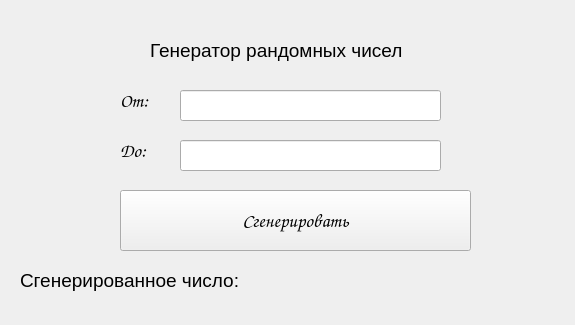
<?xml version="1.0" encoding="UTF-8"?>
<ui version="4.0">
 <class>MainWindow</class>
 <widget class="QMainWindow" name="MainWindow">
  <property name="geometry">
   <rect>
    <x>0</x>
    <y>0</y>
    <width>575</width>
    <height>325</height>
   </rect>
  </property>
  <property name="windowTitle">
   <string>Генератор рандомных чисел</string>
  </property>
  <widget class="QWidget" name="centralwidget">
   <widget class="QLineEdit" name="first">
    <property name="geometry">
     <rect>
      <x>180</x>
      <y>90</y>
      <width>261</width>
      <height>31</height>
     </rect>
    </property>
   </widget>
   <widget class="QLabel" name="label">
    <property name="geometry">
     <rect>
      <x>150</x>
      <y>30</y>
      <width>261</width>
      <height>41</height>
     </rect>
    </property>
    <property name="font">
     <font>
      <family>Arial</family>
      <pointsize>14</pointsize>
     </font>
    </property>
    <property name="text">
     <string>Генератор рандомных чисел</string>
    </property>
   </widget>
   <widget class="QLabel" name="label_2">
    <property name="geometry">
     <rect>
      <x>120</x>
      <y>90</y>
      <width>61</width>
      <height>21</height>
     </rect>
    </property>
    <property name="font">
     <font>
      <family>Comic Sans MS</family>
      <pointsize>14</pointsize>
     </font>
    </property>
    <property name="text">
     <string>От:</string>
    </property>
   </widget>
   <widget class="QLabel" name="label_4">
    <property name="geometry">
     <rect>
      <x>20</x>
      <y>270</y>
      <width>251</width>
      <height>21</height>
     </rect>
    </property>
    <property name="font">
     <font>
      <family>Arial</family>
      <pointsize>14</pointsize>
     </font>
    </property>
    <property name="text">
     <string>Сгенерированное число: </string>
    </property>
   </widget>
   <widget class="QLabel" name="result">
    <property name="geometry">
     <rect>
      <x>300</x>
      <y>270</y>
      <width>261</width>
      <height>21</height>
     </rect>
    </property>
    <property name="font">
     <font>
      <family>Arial</family>
      <pointsize>14</pointsize>
     </font>
    </property>
    <property name="text">
     <string/>
    </property>
   </widget>
   <widget class="QLabel" name="label_3">
    <property name="geometry">
     <rect>
      <x>120</x>
      <y>140</y>
      <width>61</width>
      <height>21</height>
     </rect>
    </property>
    <property name="font">
     <font>
      <family>Comic Sans MS</family>
      <pointsize>14</pointsize>
     </font>
    </property>
    <property name="text">
     <string>До:</string>
    </property>
   </widget>
   <widget class="QLineEdit" name="second">
    <property name="geometry">
     <rect>
      <x>180</x>
      <y>140</y>
      <width>261</width>
      <height>31</height>
     </rect>
    </property>
   </widget>
   <widget class="QPushButton" name="start_btn">
    <property name="geometry">
     <rect>
      <x>120</x>
      <y>190</y>
      <width>351</width>
      <height>61</height>
     </rect>
    </property>
    <property name="font">
     <font>
      <family>Comic Sans MS</family>
      <pointsize>14</pointsize>
     </font>
    </property>
    <property name="text">
     <string>Сгенерировать</string>
    </property>
   </widget>
  </widget>
 </widget>
 <resources/>
 <connections/>
</ui>
